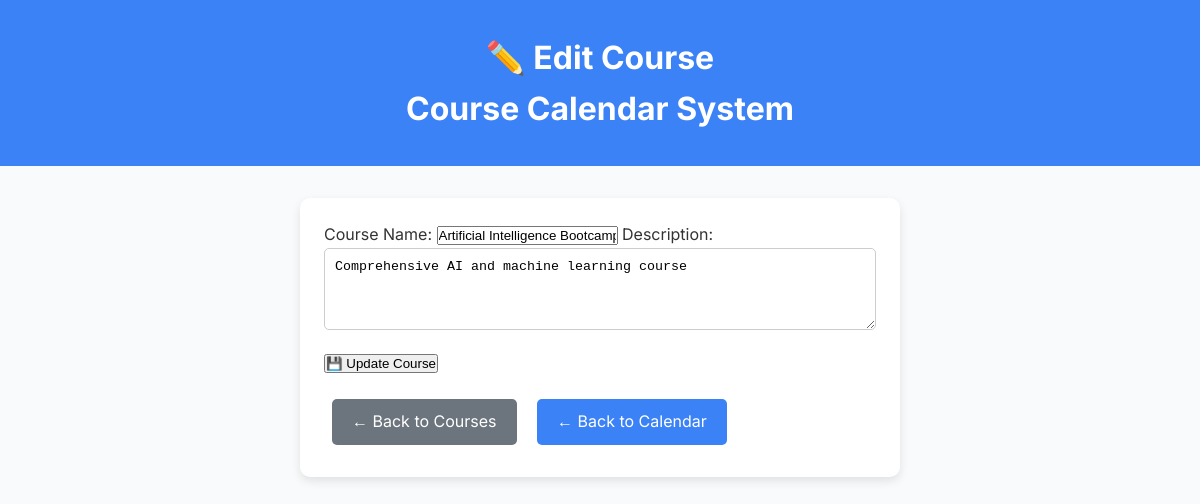
/edit_course.php?id=1, run on the app's committed database.
### tables this page shows
CREATE TABLE `courses` (
  `id` int(11) NOT NULL,
  `name` varchar(255) NOT NULL,
  `description` text DEFAULT NULL,
  `created_at` timestamp NOT NULL DEFAULT current_timestamp()
);

### edit_course.php (the view, shortened to what this page needs)
<?php
include "connection.php";
$id = $_GET['id'] ?? null;
$stmt = $conn->prepare("SELECT * FROM courses WHERE id = ?");
$stmt->bind_param("i", $id);
$stmt->execute();
$course = $stmt->get_result()->fetch_assoc();
?>
<!DOCTYPE html>
<html lang="en">
<head>
    <link rel="stylesheet" href="style.css">
</head>
<body>
    <header>
        <h1>✏️ Edit Course<br>Course Calendar System</h1>
    </header>
    <div class="calendar" style="max-width: 600px;">
        <form method="POST">
            <label for="name">Course Name:</label>
            <input type="text" name="name" id="name" value="<?= htmlspecialchars($course['name']) ?>" required>
            <label for="description">Description:</label>
            <textarea name="description" id="description" rows="4" style="width: 100%; padding: 10px; border: 1px solid #CCC; border-radius: 5px;"><?= htmlspecialchars($course['description'] ?? '') ?></textarea>
            <button type="submit" style="margin-top: 1rem;">💾 Update Course</button>
        </form>
        <div style="margin-top: 1rem;">
            <a href="manage_courses.php" class="btn" style="background: #6c757d; color: white;">← Back to Courses</a>
            <a href="index.php" class="btn">← Back to Calendar</a>
        </div>
    </div>
</body>
</html>

### style.css (style rules this page uses)
:root { --primary: #3B82F6; --primary-light: #DBEAFE; --primary-dark: #1E3A8A; --background: #F9FaFB; --success: #d1fae5; --success-text: #065f46; --error: #fee2e2; --erro-text: #b91c1c; }
* { margin: 0; padding: 0; box-sizing: border-box; }
body { font-family: "Inter", sans-serif; background-color: var(--background); color: #333; line-height: 1.6; }
header { background-color: var(--primary); color: white; padding: 2rem 1rem; text-align: center; }
.calendar { max-width: 1000px; margin: 2rem auto; background-color: white; padding: 1.5rem; border-radius: 10px; box-shadow: 0 4px 10px rgba(0, 0, 0, 0.1); }
.btn { display: inline-block; padding: 10px 20px; background: var(--primary); color: white; text-decoration: none; border-radius: 5px; margin: 0.5rem; transition: background 0.2s ease; }

### data on the page
courses: name "Artificial Intelligence Bootcamp", description "Comprehensive AI and machine learning course"
